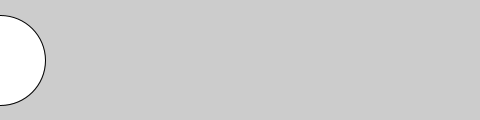
Frame 1 (no input)
Frame 60 (the mouse pressed at the canvas centre just before this capture): identical to frame 1, image omitted
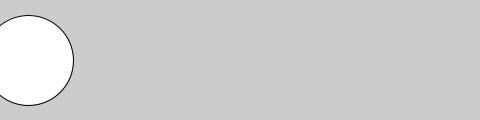
Frame 120 (the mouse held since frame 60 and released just before this capture)

The Processing sketch that drew these frames (run headless with seeded random() and noise(); from frame 60 on, the mouse is pressed at the canvas centre):

// Processing sketch: Ex_07_11
// ── Ex_07_11.pde
// Example 07-11 from "Getting Started with Processing" 
// by Reas & Fry. O'Reilly / Make 2010

int time1 = 2000;
int time2 = 4000;
float x = 0;

void setup() {
  size(480, 120);
  smooth();
}

void draw() {
  int currentTime = millis();
  background(204);
  if (currentTime > time2) {
    x -= 0.5;
  } else if (currentTime > time1) {
    x += 2;
  }
  ellipse(x, 60, 90, 90);
}
